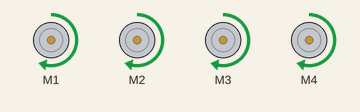
Simulated run of this sketch. Board: Arduino Uno, built with avr-gcc and run on an emulated ATmega328P. Shown: 4 × DC motor (green arrow = forward, orange = backward, longer = faster).

Above: at 0.1 s.
At 2.1 s:
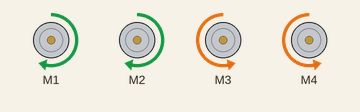
At 5.3 s:
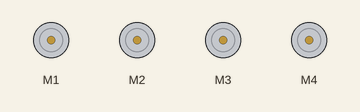
Timing chart, 0 to 6.8 s (numbered marks = the images above):
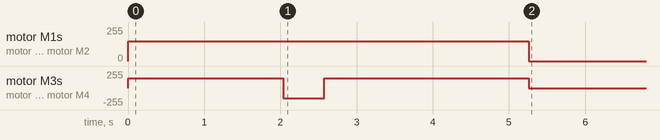

The sketch:

example.ino
```cpp
#include <MAK1.h>


MAK1 mak1;


void setup() {

  mak1.initialize();

  // Начало

  mak1.forward(72);
  mak1.left(90);
  mak1.forward(96);

  // Конец

  mak1.stop();
}


void loop() {

}
```

MAK1.cpp
```cpp
#include <AFMotor.h> // Подключаем библиотеку для работы с шилдом
#include "Arduino.h"
#include "MAK1.h"


AF_DCMotor motor1(1);// Подключаем моторы к клеммникам M1
AF_DCMotor motor2(2);// Подключаем моторы к клеммникам M2
AF_DCMotor motor3(3);// Подключаем моторы к клеммникам M3
AF_DCMotor motor4(4);// Подключаем моторы к клеммникам M4

AF_DCMotor motors[4] = {motor1, motor2, motor3, motor4};


void MAK1::initialize()
{
  for (int i = 0; i < 4; i++) {
    motors[i].setSpeed(255);// Задаем максимальную скорость вращения моторов
    motors[i].run(RELEASE);
  }
}


void MAK1::stop()
{
  for (int i = 0; i < 4; i++) {
    motors[i].run(RELEASE); // Останавливаем двигатели
  }
}


void MAK1::left(int angle)
{
  int i;
  for (i = 0; i < 2; i++) {
    motors[i].run(FORWARD); // Задаем движение вперед
    motors[i].setSpeed(150); // Задаем скорость движения
  }
  for (i = 2; i < 4; i++) {
    motors[i].run(BACKWARD); // Задаем движение назад
    motors[i].setSpeed(150); // Задаем скорость движения
  }

  int koef = 5;
  int flaw_offset = 90;

  delay(angle * koef + flaw_offset); // Указываем время движения

  stop();
}


void MAK1::right(int angle)
{
  int i;
  for (i = 0; i < 2; i++) {
    motors[i].run(BACKWARD); // Задаем движение назад
    motors[i].setSpeed(150); // Задаем скорость движения
  }
  for (i = 2; i < 4; i++) {
    motors[i].run(FORWARD); // Задаем движение вперед
    motors[i].setSpeed(150); // Задаем скорость движения
  }

  int koef = 5;
  int flaw_offset = 90;

  delay(angle * koef + flaw_offset); // Указываем время движения

  stop();
}


void MAK1::forward(int cm)
{
  for (int i = 0; i < 4; i++) {
    motors[i].run(FORWARD); // Задаем движение вперед
    motors[i].setSpeed(150); // Задаем скорость движения
  }

  int koef = 27;
  int flaw_offset = 90;

  delay(cm * koef + flaw_offset); // Указываем время движения

  stop();
}


void MAK1::backward(int cm)
{
  for (int i = 0; i < 4; i++) {
    motors[i].run(BACKWARD); // Задаем движение назад
    motors[i].setSpeed(150); // Задаем скорость движения
  }

  int koef = 27;
  int flaw_offset = 90;

  delay(cm * koef + flaw_offset); // Указываем время движения

  stop();
}
```

MAK1.h
```cpp
#ifndef MAK1_h
#define MAK1_h

class MAK1{
  public:
    void initialize();
    void stop();
    void left(int angle);
    void right(int angle);
    void forward(int cm);
    void backward(int cm);
};

#endif
```

Measured:
- by itself, motor M1, motor M2: stopped → forward 150/255 at 0.00 s, → stopped 5.3 s later
- by itself, motor M3, motor M4: stopped → forward 150/255 at 0.00 s, → backward 150/255 2.0 s later, → forward 150/255 0.54 s later, → stopped 2.7 s later
